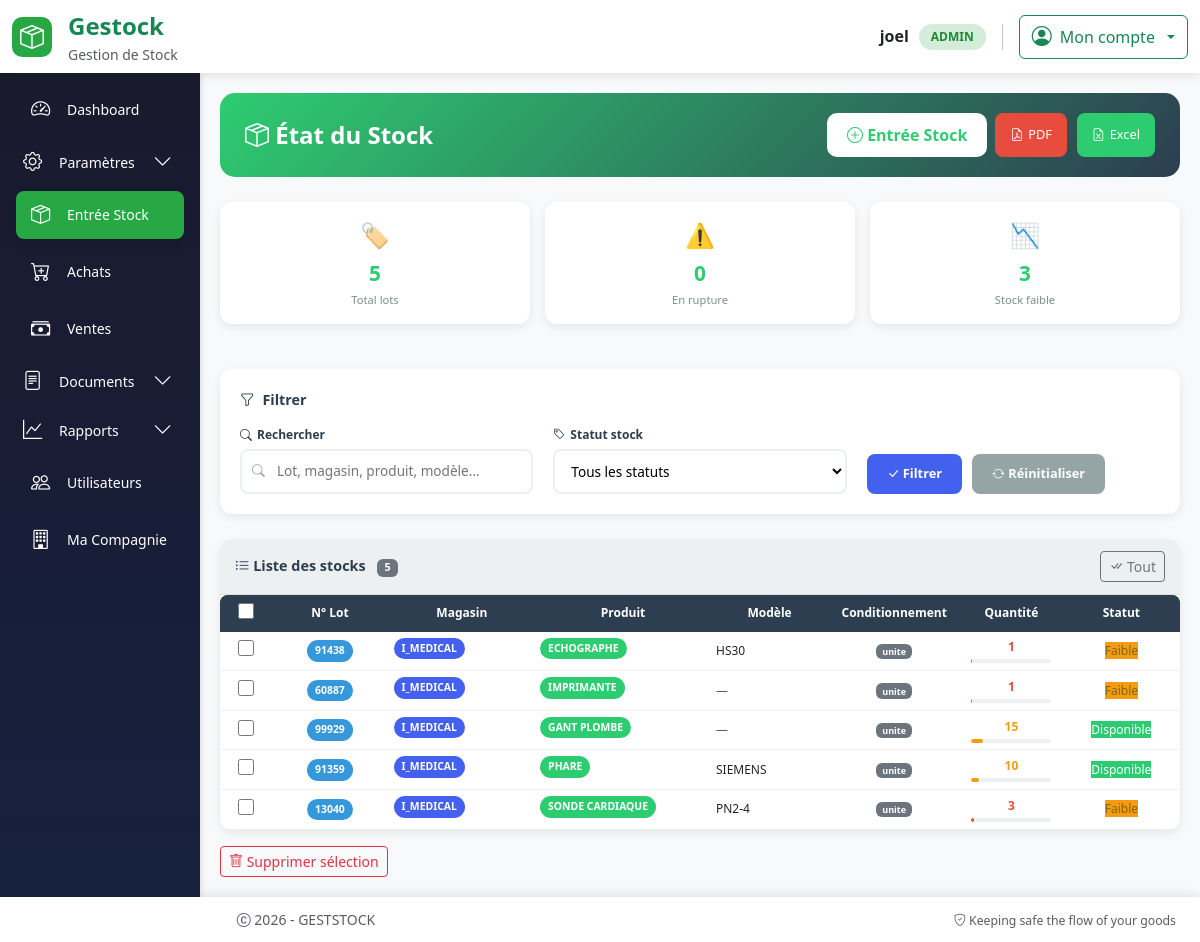
/stock (signed in), run on the app's committed database.
### models.py (models this page shows, shortened)
class User(UserMixin, db.Model):
  id = db.Column(db.Integer, primary_key=True)
  username = db.Column(db.String(64), index=True, nullable=False)
  email = db.Column(db.String(120), unique=True, nullable=False)
  password_hash = db.Column(db.String(256))
  role = db.Column(db.String(20), nullable=False, default='operateur')
  joined_at = db.Column(db.DateTime(), default = datetime.utcnow, index = True)
  must_change_password = db.Column(db.Boolean, default=False)
  __table_args__ = (
      db.UniqueConstraint('email', name='uq_user_email'),
  )

class Stock(db.Model):
    id = db.Column(db.Integer, primary_key=True)
    produit_id = db.Column(
        db.Integer,
        db.ForeignKey("produit.id"),
        nullable=False
    )
    lignes_achat = db.relationship("LigneAchat", back_populates="stock")
    numero_lot = db.Column(db.String(100))
    quantite = db.Column(db.Integer, nullable=False, default=0)
    seuil_alerte = db.Column(db.Integer, default=5)
    date_creation = db.Column(db.DateTime(), default = datetime.utcnow, index = True)
    type_conditionnement = db.Column(
    db.Enum(
        TypeConditionnement,
        values_callable=lambda x: [e.value for e in x],
        name="typeconditionnement"
    ),
    nullable=False  # a remplacer par False apres render ok
    )
    magasin_id = db.Column(db.Integer, db.ForeignKey("magasin.id"), nullable=False)
    __table_args__ = (
    db.UniqueConstraint("produit_id", "magasin_id", "type_conditionnement", name="uix_stock_unique"),
)

class Magasin(db.Model):
    id = db.Column(db.Integer, primary_key=True)
    nom = db.Column(db.String(120), unique=True, nullable=False)
    stocks = db.relationship("Stock", backref="magasin", lazy=True)
    achats = db.relationship(
        "Achat",
        back_populates="magasin",
        cascade="all, delete-orphan"
    )

class Produit(db.Model):
    __tablename__ = "produit"
    id = db.Column(db.Integer, primary_key=True)
    nom_produit = db.Column(db.String(128), nullable=False, index=True)
    model = db.Column(db.String(128), index=True)
    marque = db.Column(db.String(128), index=True)
    code_produit = db.Column(db.String(256), unique=True, nullable=False)
    description = db.Column(db.Text)
    origine = db.Column(db.String(256))
    image = db.Column(db.String(255))
    stocks = db.relationship("Stock", backref="produit", lazy=True)
    lignes_bon_commande = db.relationship(
        "LigneBonCommande",
        back_populates="produit"
    )
    lignes_bon_livraison = db.relationship(
        "LigneBonLivraison",
        back_populates="produit"
    )
    lignes_achat = db.relationship(
        "LigneAchat",
        back_populates="produit",
        cascade="all, delete-orphan"
    )

### routes.py (the view)
@app.route("/stock", methods=["GET"])
@login_required
def etat_stock():
    produits_all = Produit.query.order_by(Produit.nom_produit).all()
    magasins = Magasin.query.order_by(Magasin.nom).all()
    stocks = (
        Stock.query
        .join(Produit)
        .filter(Stock.quantite > 0)
        .all()
    )
    return render_template(
        "ajout_stock.html",   # ta page unique
        stocks=stocks,
        produits_all=produits_all,
        magasins=magasins
    )

### templates/ajout_stock.html (shortened to what this page needs)
{% extends "base.html" %}
{% block content %}
<div class="stock-container">
    <div class="stock-header">
        <h4>
            <i class="bi bi-box-seam"></i> État du Stock
        </h4>
        <div class="d-flex gap-2 flex-wrap">
            <button class="btn-add" data-bs-toggle="modal" data-bs-target="#addAchatModal">
                <i class="bi bi-plus-circle"></i> Entrée Stock
            </button>
            <div class="export-buttons">
                <a href="{{ url_for('etat_stock_pdf') }}" class="export-btn export-pdf" target="_blank">
                    <i class="bi bi-file-earmark-pdf"></i> PDF
                </a>
                <a href="{{ url_for('etat_stock_excel') }}" class="export-btn export-excel">
                    <i class="bi bi-file-earmark-excel"></i> Excel
                </a>
            </div>
        </div>
    </div>
    {% if stocks %}
    {% set total_lots = stocks|length %}
    {% set quantite_totale = stocks|sum(attribute='quantite') %}
    {% set lots_rupture = stocks|selectattr('quantite', 'equalto', 0)|list|length %}
    {% set lots_faible = stocks|selectattr('quantite', '<', 5)|selectattr('quantite', '>', 0)|list|length %}
    <div class="stats-grid">
        <div class="stat-card">
            <div class="stat-icon">🏷️</div>
            <div class="stat-value">{{ total_lots }}</div>
            <div class="stat-label">Total lots</div>
        </div>
        <div class="stat-card">
            <div class="stat-icon">⚠️</div>
            <div class="stat-value">{{ lots_rupture }}</div>
            <div class="stat-label">En rupture</div>
        </div>
        <div class="stat-card">
            <div class="stat-icon">📉</div>
            <div class="stat-value">{{ lots_faible }}</div>
            <div class="stat-label">Stock faible</div>
        </div>
    </div>
    <div class="filters-card">
        <div class="filter-title">
            <i class="bi bi-funnel"></i> Filtrer
        </div>
        <div class="filters-row">
            <div class="filter-group">
                <label><i class="bi bi-search"></i> Rechercher</label>
                <div class="filter-search">
                    <i class="bi bi-search"></i>
                    <input type="text" id="searchInput" placeholder="Lot, magasin, produit, modèle...">
                </div>
            </div>
            <div class="filter-group">
                <label><i class="bi bi-tag"></i> Statut stock</label>
                <select id="statusFilter" class="filter-select">
                    <option value="all">Tous les statuts</option>
                </select>
            </div>
            <div class="filter-group">
                <label>&nbsp;</label>
                <div class="filter-actions">
                    <button class="btn-filter btn-filter-primary" id="applyFilters">
                        <i class="bi bi-check-lg"></i> Filtrer
                    </button>
                    <button class="btn-filter btn-filter-secondary" id="resetFilters">
                        <i class="bi bi-arrow-repeat"></i> Réinitialiser
                    </button>
                </div>
            </div>
        </div>
    </div>
    <form action="{{ url_for('delete_lot') }}" method="post" id="deleteForm">
        <div class="table-container">
            <div class="table-header">
                <div class="table-title">
                    <i class="bi bi-list-ul"></i> Liste des stocks
                    <span class="badge bg-secondary ms-2" id="badgeCount">{{ total_lots }}</span>
                </div>
                <button type="button" onclick="selectAll()" class="btn btn-sm btn-outline-secondary">
                    <i class="bi bi-check-all"></i> Tout
                </button>
            </div>
            <div class="table-wrapper">
                <table class="table-custom" id="stockTable">
                    <thead>
                        <tr>
                            <th><input type="checkbox" id="select-all" class="checkbox-custom"></th>
                            <th>N° Lot</th>
                            <th>Magasin</th>
                            <th>Produit</th>
                            <th>Modèle</th>
                            <th>Conditionnement</th>
                            <th>Quantité</th>
                            <th>Statut</th>
                        </tr>
                    </thead>
                    <tbody id="tableBody">
                        {% for s in stocks %}
                        <tr class="stock-row"
                            data-id="{{ s.id }}"
                            data-numero-lot="{{ (s.numero_lot or 'N/A')|lower }}"
                            data-magasin="{{ s.magasin.nom|lower }}"
                            data-produit="{{ s.produit.nom_produit|lower }}"
                            data-modele="{{ (s.produit.model or '')|lower }}"
                            data-statut="
                                {% if s.quantite == 0 %}rupture
                                {% elif s.quantite < 5 %}faible
                                {% else %}disponible{% endif %}"
                            style="cursor:pointer"
                            ondblclick="editStock(this)">
                            <td class="text-center">
                                <input type="checkbox" name="stock_ids[]" value="{{ s.id }}" class="checkbox-custom stock-checkbox">
                            </td>
                            <td class="text-center">
                                {% if s.numero_lot %}
                                    <span class="badge-lot" title="Lot n°{{ s.numero_lot }}">{{ s.numero_lot|truncate(10, true) }}</span>
                                {% else %}
                                    <span class="badge-lot" title="Lot non défini">N/A</span>
                                {% endif %}
                            </td>
                            <td><span class="badge-magasin" title="{{ s.magasin.nom }}">{{ s.magasin.nom|truncate(15, true) }}</span></td>
                            <td><span class="badge-produit" title="{{ s.produit.nom_produit }}">{{ s.produit.nom_produit|truncate(20, true) }}</span></td>
                            <td>{% if s.produit.model and s.produit.model != 'None' %}<span title="Modèle: {{ s.produit.model }}">{{ s.produit.model|truncate(12, true) }}</span>{% else %}<span class="text-muted">—</span>{% endif %}</td>
                            <td class="text-center"><span class="badge bg-secondary" title="Conditionnement: {{ s.type_conditionnement.value }}">{{ s.type_conditionnement.value|truncate(10, true) }}</span></td>
                            <td class="text-center">
                                <div class="d-flex flex-column align-items-center">
                                    <span class="fw-bold
                                        {% if s.quantite >= 50 %}quantite-high
                                        {% elif s.quantite >= 10 %}quantite-medium
                                        {% else %}quantite-low{% endif %}">
                                        {{ s.quantite }}
                                    </span>
                                    <div class="stock-bar">
                                        <div class="stock-bar-fill
                                            {% if s.quantite >= 50 %}fill-high
                                            {% elif s.quantite >= 10 %}fill-medium
                                            {% else %}fill-low{% endif %}"
                                            style="width: {{ [s.quantite, 100]|min }}%">
                                        </div>
                                    </div>
                                </div>
                            </td>
                            <td class="text-center">
                                {% if s.quantite == 0 %}
                                    <span class="badge-rupture">Rupture</span>
                                {% elif s.quantite < s.seuil_alerte %}
                                    <span class="badge-faible">Faible</span>
                                {% else %}
                                    <span class="badge-disponible">Disponible</span>
                                {% endif %}
                            </td>
                        </tr>
                        {% endfor %}
                    </tbody>
                </table>
            </div>
        </div>
        <div class="mt-3 d-flex gap-2">
            <button type="submit" class="btn btn-sm btn-outline-danger" onclick="return confirmDelete()">
                <i class="bi bi-trash"></i> Supprimer sélection
            </button>
        </div>
    </form>
    {% endif %}
</div>
{% endblock %}

### templates/base.html (shortened to what this page needs)
<!DOCTYPE html>
<html lang="fr">
<head>
    <link rel="stylesheet" href="{{ url_for('static', filename='css/bootstrap.min.css') }}">
    <link rel="stylesheet" href="https://cdn.jsdelivr.net/npm/bootstrap-icons@1.11.3/font/bootstrap-icons.css">
    <link rel="stylesheet" href="{{ url_for('static', filename='style/styles.css') }}">
</head>
<body>
    <header class="app-header">
        <div class="container-fluid py-2">
            <div class="row align-items-center">
                <div class="col-6 col-md-3">
                    <div class="d-flex align-items-center gap-3">
                        <div class="brand-logo">
                            <i class="bi bi-box-seam fs-4"></i>
                        </div>
                        <div>
                            <span class="fs-4 fw-bold text-success">Gestock</span>
                            <small class="text-muted d-none d-md-block">Gestion de Stock</small>
                        </div>
                    </div>
                </div>
                <div class="col-6 col-md-9">
                    <div class="d-flex justify-content-end align-items-center gap-3">
                        {% if current_user.is_authenticated %}
                            <div class="d-none d-md-flex align-items-center gap-3">
                                <div class="text-end">
                                    <div class="fw-semibold">{{ current_user.username }}</div>
                                    <span class="user-badge">{{ current_user.role|upper }}</span>
                                </div>
                            </div>
                            <div class="dropdown">
                                <button class="btn btn-outline-success dropdown-toggle d-flex align-items-center gap-2" type="button" data-bs-toggle="dropdown">
                                    <i class="bi bi-person-circle fs-5"></i>
                                    <span class="d-none d-md-inline">Mon compte</span>
                                </button>
                            </div>
                        {% endif %}
                    </div>
                </div>
            </div>
        </div>
    </header>
    <main class="app-main">
        <div class="container-fluid h-100 p-0">
            <div class="row h-100 g-0">
                {% if current_user.is_authenticated %}
                    <div class="col-md-3 col-lg-2 d-none d-md-block p-0" style="height: 100%;">
                        <div class="app-sidebar" style="height: 100%;">
                            {% include 'partials/sidebar.html' %}
                        </div>
                    </div>
                    {% set content_col = "col-md-9 col-lg-10" %}
                {% else %}
                    {% set content_col = "col-12" %}
                {% endif %}
                <div class="{{ content_col }} p-0" style="height: 100%;">
                    <div class="app-content">
                        {% block content %}{% endblock %}
                    </div>
                </div>
            </div>
        </div>
    </main>
    <footer class="app-footer">
        <div class="container-fluid">
            <div class="row align-items-center">
                <div class="col-md-6">
                    <p class="mb-0 text-muted">
                        <i class="bi bi-c-circle"></i> 2026 - GESTSTOCK
                    </p>
                </div>
                <div class="col-md-6 text-md-end">
                    <small class="text-muted">
                        <i class="bi bi-shield-check"></i> Keeping safe the flow of your goods
                    </small>
                </div>
            </div>
        </div>
    </footer>
</body>
</html>

### data on the page
User: username "joel", role "ADMIN"
Stock: numero_lot "91438", magasin.nom "I_MEDICAL", produit.nom_produit "ECHOGRAPHE", produit.model "HS30", type_conditionnement.value "unite", quantite "1", seuil_alerte "Faible"
Stock: numero_lot "60887", magasin.nom "I_MEDICAL", produit.nom_produit "IMPRIMANTE", type_conditionnement.value "unite", quantite "1", seuil_alerte "Faible"
Stock: numero_lot "99929", magasin.nom "I_MEDICAL", produit.nom_produit "GANT PLOMBE", type_conditionnement.value "unite", quantite "15", seuil_alerte "Disponible"
Stock: numero_lot "91359", magasin.nom "I_MEDICAL", produit.nom_produit "PHARE", produit.model "SIEMENS", type_conditionnement.value "unite", quantite "10", seuil_alerte "Disponible"
Stock: numero_lot "13040", magasin.nom "I_MEDICAL", produit.nom_produit "SONDE CARDIAQUE", produit.model "PN2-4", type_conditionnement.value "unite", quantite "3", seuil_alerte "Faible"

### other printed values
{{ total_lots }} "5"
{{ lots_rupture }} "0"
{{ lots_faible }} "3"
